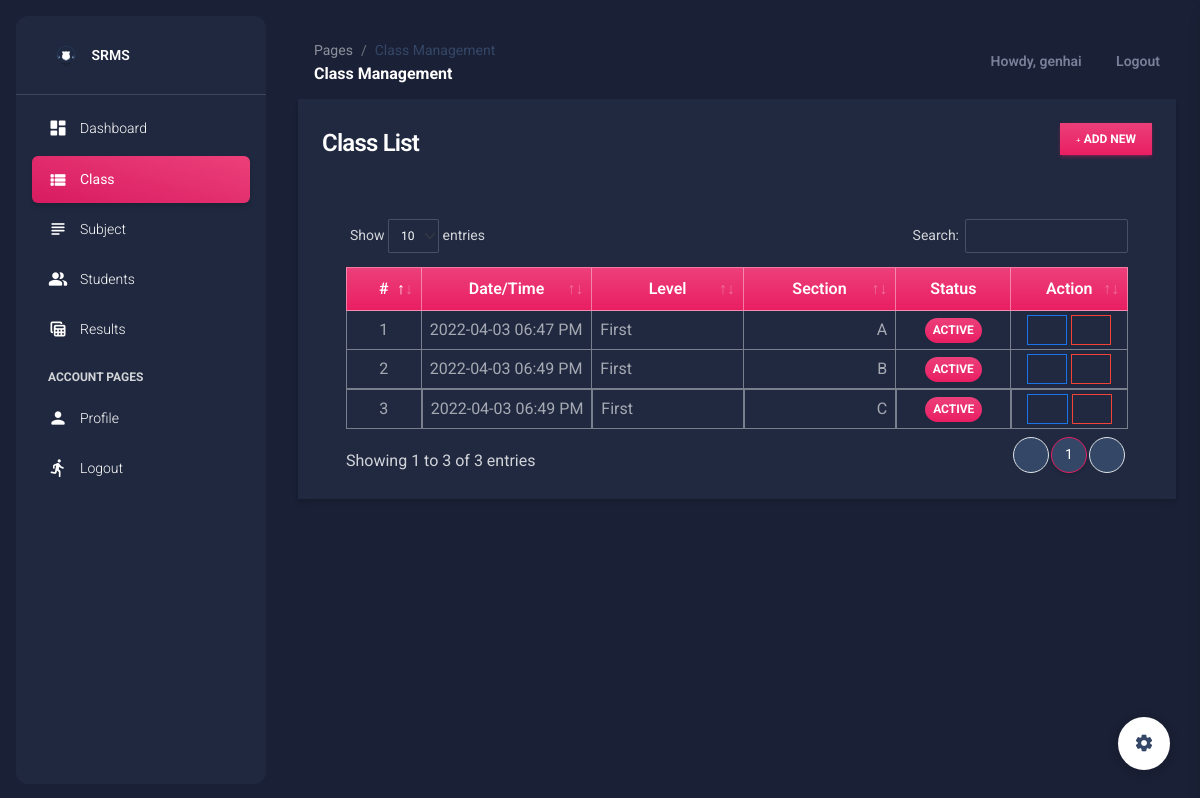
Screenshot of /class_mgt (signed in) with the database file from the repository.
### srsApp/models.py (models this page shows, shortened)
class Class(models.Model):
    level = models.CharField(max_length=250)
    section = models.CharField(max_length=250)
    status = models.CharField(max_length=2, choices=(('1', 'Active'), ('2', 'Inactive')), default=1)
    date_created = models.DateTimeField(default=timezone.now)
    date_updated = models.DateTimeField(auto_now=True)

### srsApp/views.py (the view)
# urls.py: path('class_mgt', views.class_mgt, name="class-page"),
@login_required
def class_mgt(request):
    context['page'] = 'class_mgt'
    context['page_title'] = 'Class Management'
    classes = models.Class.objects.all()
    context['classes'] = classes
    return render(request, 'class_mgt.html', context)

### srsApp/forms.py (shortened to what this page needs)
class UpdateProfile(UserChangeForm):
    username = forms.CharField(max_length=250, help_text="The Username field is required.")
    email = forms.EmailField(max_length=250, help_text="The Email field is required.")
    first_name = forms.CharField(max_length=250, help_text="The First Name field is required.")
    last_name = forms.CharField(max_length=250, help_text="The Last Name field is required.")
    current_password = forms.CharField(max_length=250)
    class Meta:
        model = User
        fields = ('email', 'username', 'first_name', 'last_name')

### srsApp/templates/class_mgt.html (shortened to what this page needs)
{% extends 'layouts/base.html' %} {% load humanize %} {% block content %}
    <div class="container-fluid">
        <div class="col-lg-12 col-md-12 col-sm-12 col-xs-12">
            <div class="card card-default rounded-0 shadow ">
                <div class="card-header">
                    <div class="d-flex w-100 align-items-center justify-content-between">
                        <h4 class="card-title fw-bold">Class List</h4>
                        <div class="tools">
                            <button type="button" class="btn btn-primary rounded-0 bg-gradient btn-sm" id='add_new'><i
                                    class="fa fa-plus"></i> Add New
                            </button>
                        </div>
                    </div>
                </div>
                <div class="card-body">
                    <div class="container-fluid">
                        <table class="table table-bordered" id="class-list">
                            <colgroup>
                                <col width="10%">
                                <col width="20%">
                                <col width="20%">
                                <col width="20%">
                                <col width="15%">
                                <col width="15%">
                            </colgroup>
                            <thead>
                            <tr class="bg-gradient bg-primary bg-opacity-50 text-light">
                                <th class="px-2 py-2 text-center">#</th>
                                <th class="px-2 py-2 text-center">Date/Time</th>
                                <th class="px-2 py-2 text-center">Level</th>
                                <th class="px-2 py-2 text-center">Section</th>
                                <th class="px-2 py-2 text-center">Status</th>
                                <th class="px-2 py-2 text-center">Action</th>
                            </tr>
                            </thead>
                            <tbody>
                            {% for class in classes %}
                                <tr>
                                    <td class="px-2 py-1 align-middle text-center">{{ forloop.counter }}</td>
                                    <td class="px-2 py-1 align-middle">{{ class.date_created|date:"Y-m-d h:i A" }}</td>
                                    <td class="px-2 py-1 align-middle">{{ class.level }}</td>
                                    <td class="px-2 py-1 align-middle text-end">{{ class.section }}</td>
                                    <td class="px-1 py-1 align-middle text-center">
                                        {% if class.status == '1' %}
                                            <span class="badge bg-primary bg-gradient rounded-pill px-2">Active</span> {% else %}
                                            <span class="badge bg-secondary bg-gradient rounded-pill px-2">Inactive</span> {% endif %}
                                    </td>
                                    <td class="px-2 py-1 align-middle text-center">
                                        <a class="btn btn-outline-primary btn-sm edit-data mb-0 border-info text-info px-3 py-1 rounded-0"
                                           href="javascript:void(0)" data-url="{% url 'manage-class-pk' class.pk %}"
                                           title="Edit">
                                            <i class="fa fa-edit"></i>
                                        </a>
                                        <button class="btn btn-outline-danger btn-sm delete-data mb-0 border-danger px-3 py-1 rounded-0"
                                                type="button" data-id="{{ class.pk }}" title="Delete">
                                            <i class="fa fa-trash"></i>
                                        </button>
                                    </td>
                                </tr>
                            {% endfor %}
                            </tbody>
                        </table>
                    </div>
                </div>
            </div>
        </div>
    </div>
{% endblock content %}

### srsApp/templates/includes/navigation.html (shortened to what this page needs)
<nav class="navbar navbar-main navbar-expand-lg px-0 mx-4 shadow-none border-radius-xl position-sticky mt-4 top-1 z-index-sticky"
     id="navbarBlur" navbar-scroll="true">
    <div class="container-fluid py-1 px-3">
        <nav aria-label="breadcrumb">
            <ol class="breadcrumb bg-transparent mb-0 pb-0 pt-1 px-0 me-sm-6 me-5">
                <li class="breadcrumb-item text-sm"><a class="opacity-5 text-dark" href="javascript:">Pages</a></li>
                <li class="breadcrumb-item text-sm text-dark active" aria-current="page">{{ page_title }}</li>
            </ol>
            <h6 class="font-weight-bolder mb-0">{{ page_title }}</h6>
        </nav>
        <div class="collapse navbar-collapse mt-sm-0 mt-2 me-md-0 me-sm-4" id="navbar">
            <ul class="navbar-nav  justify-content-end">
                <li class="nav-item d-flex align-items-center">
                    <a href="" class="nav-link text-body font-weight-bold px-3">
                        <i class="fa fa-user me-sm-1"></i>
                        Howdy, {{ user.username }}
                    </a>
                </li>
                <li class="nav-item d-flex align-items-center">
                    <a href="{% url 'logout' %}" class="nav-link text-body font-weight-bold px-0">
                        <i class="fa fa-sign-out me-sm-1"></i>
                        <span class="d-sm-inline d-none">Logout</span>
                    </a>
                </li>
            </ul>
        </div>
    </div>
</nav>

### static/assets/default/css/style.css (style rules this page uses)
html, body { height: 100%; width: 100%; max-height: 100%; overflow: auto; display: flex; flex-direction: column; }
.dark-version .table tbody tr:last-child td { border-width: 1px !important; }

### rows the page displays
Class: date_created "2022-04-03 06:47 PM", level "First", section "A", status "ACTIVE"
Class: date_created "2022-04-03 06:49 PM", level "First", section "B", status "ACTIVE"
Class: date_created "2022-04-03 06:49 PM", level "First", section "C", status "ACTIVE"

### other values shown
{{ short_name }} "SRMS"
{{ page_title }} "Class Management"
{{ user.username }} "genhai"
